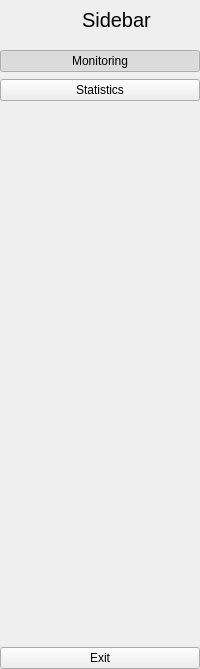
     <widget class="QWidget" name="full_menu" native="true">
      <property name="enabled">
       <bool>true</bool>
      </property>
      <property name="maximumSize">
       <size>
        <width>16777215</width>
        <height>16777215</height>
       </size>
      </property>
      <layout class="QVBoxLayout" name="verticalLayout_4" stretch="0,0,0,0">
       <property name="spacing">
        <number>10</number>
       </property>
       <property name="sizeConstraint">
        <enum>QLayout::SetNoConstraint</enum>
       </property>
       <property name="leftMargin">
        <number>0</number>
       </property>
       <property name="topMargin">
        <number>0</number>
       </property>
       <property name="rightMargin">
        <number>0</number>
       </property>
       <property name="bottomMargin">
        <number>0</number>
       </property>
       <item>
        <layout class="QHBoxLayout" name="horizontalLayout" stretch="100,0">
         <property name="sizeConstraint">
          <enum>QLayout::SetNoConstraint</enum>
         </property>
         <item>
          <widget class="QLabel" name="label">
           <property name="minimumSize">
            <size>
             <width>40</width>
             <height>40</height>
            </size>
           </property>
           <property name="maximumSize">
            <size>
             <width>40</width>
             <height>40</height>
            </size>
           </property>
           <property name="frameShape">
            <enum>QFrame::NoFrame</enum>
           </property>
           <property name="text">
            <string/>
           </property>
           <property name="pixmap">
            <pixmap>icon.png</pixmap>
           </property>
           <property name="scaledContents">
            <bool>true</bool>
           </property>
          </widget>
         </item>
         <item>
          <widget class="QLabel" name="label_3">
           <property name="sizePolicy">
            <sizepolicy hsizetype="Expanding" vsizetype="Expanding">
             <horstretch>100</horstretch>
             <verstretch>0</verstretch>
            </sizepolicy>
           </property>
           <property name="minimumSize">
            <size>
             <width>71</width>
             <height>31</height>
            </size>
           </property>
           <property name="maximumSize">
            <size>
             <width>100</width>
             <height>31</height>
            </size>
           </property>
           <property name="font">
            <font>
             <family>Segoe UI</family>
             <pointsize>15</pointsize>
            </font>
           </property>
           <property name="text">
            <string>Sidebar</string>
           </property>
          </widget>
         </item>
        </layout>
       </item>
       <item>
        <layout class="QVBoxLayout" name="verticalLayout_2">
         <property name="spacing">
          <number>7</number>
         </property>
         <item>
          <widget class="QPushButton" name="Monitor">
           <property name="text">
            <string>Monitoring</string>
           </property>
           <property name="icon">
            <iconset>
             <normaloff>Images/monitor.png</normaloff>Images/monitor.png</iconset>
           </property>
           <property name="iconSize">
            <size>
             <width>14</width>
             <height>14</height>
            </size>
           </property>
           <property name="checkable">
            <bool>true</bool>
           </property>
           <property name="checked">
            <bool>true</bool>
           </property>
           <property name="autoExclusive">
            <bool>true</bool>
           </property>
          </widget>
         </item>
         <item>
          <widget class="QPushButton" name="Statistics">
           <property name="text">
            <string>Statistics</string>
           </property>
           <property name="icon">
            <iconset>
             <normaloff>Images/statistics.png</normaloff>Images/statistics.png</iconset>
           </property>
           <property name="iconSize">
            <size>
             <width>14</width>
             <height>14</height>
            </size>
           </property>
           <property name="checkable">
            <bool>true</bool>
           </property>
           <property name="autoExclusive">
            <bool>true</bool>
           </property>
          </widget>
         </item>
        </layout>
       </item>
       <item>
        <spacer name="verticalSpacer_2">
         <property name="orientation">
          <enum>Qt::Vertical</enum>
         </property>
         <property name="sizeType">
          <enum>QSizePolicy::Expanding</enum>
         </property>
         <property name="sizeHint" stdset="0">
          <size>
           <width>20</width>
           <height>536</height>
          </size>
         </property>
        </spacer>
       </item>
       <item>
        <widget class="QPushButton" name="exit">
         <property name="text">
          <string>Exit</string>
         </property>
         <property name="icon">
          <iconset>
           <normaloff>Images/exit.png</normaloff>Images/exit.png</iconset>
         </property>
         <property name="iconSize">
          <size>
           <width>14</width>
           <height>14</height>
          </size>
         </property>
        </widget>
       </item>
      </layout>
     </widget>
